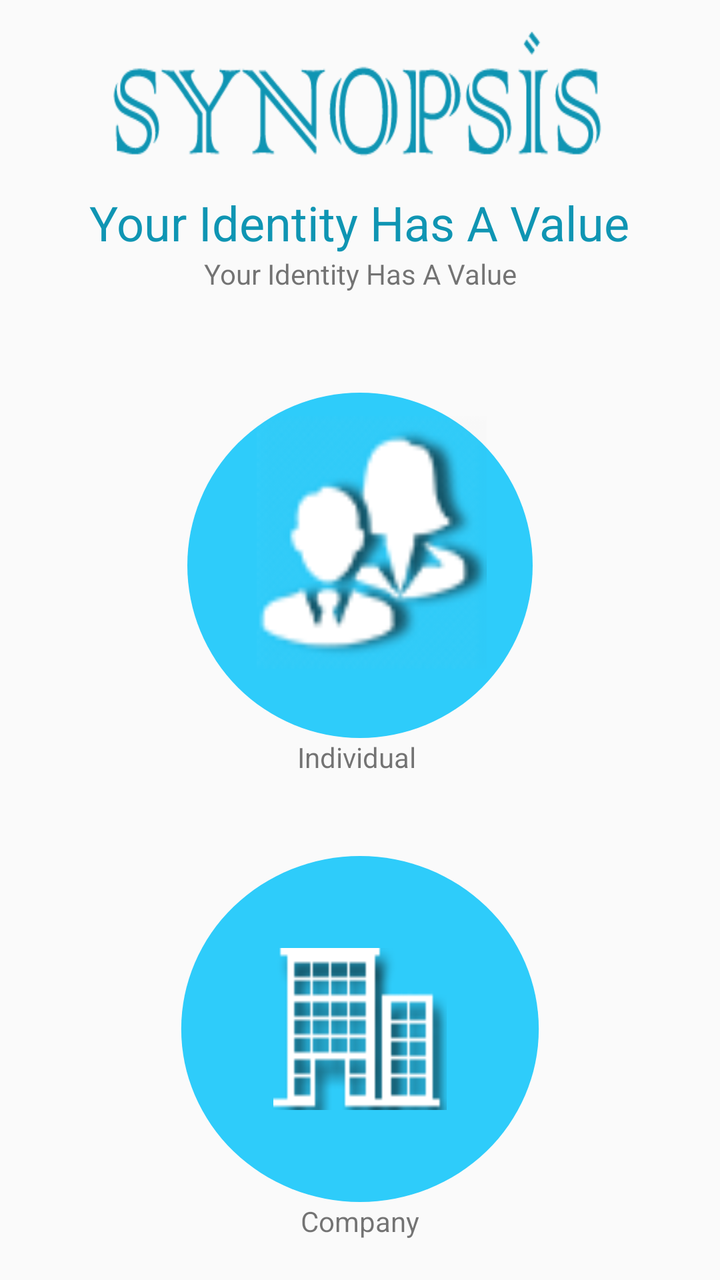
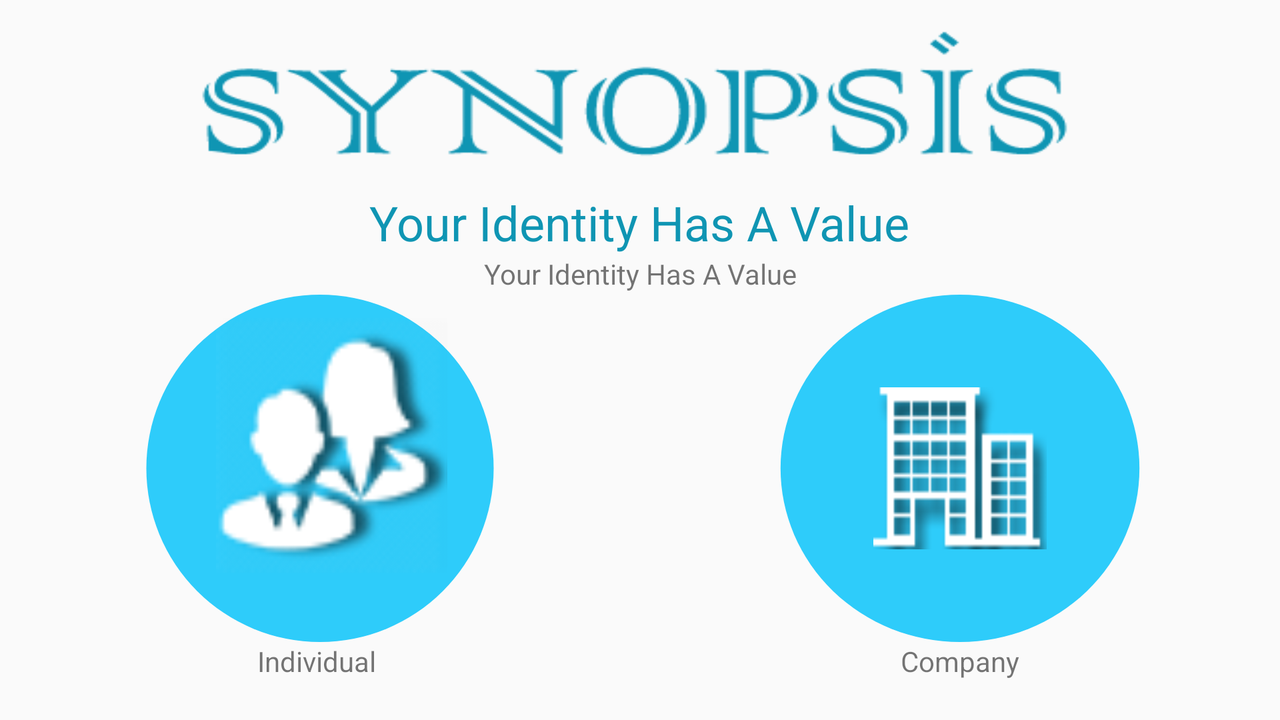

First picture: res/layout/ on a phone held upright. Second picture: the repository's own variant of that layout, on a device whose configuration matches the variant's folder. Source for both follows.
<!-- AndroidManifest.xml: application theme Theme.AppCompat.Light.NoActionBar -->
<!-- res/layout/start_page_6.xml -->
<?xml version="1.0" encoding="utf-8"?>
<LinearLayout xmlns:android="http://schemas.android.com/apk/res/android"
    android:orientation="vertical" android:layout_width="match_parent"
android:weightSum="2"
    android:layout_height="match_parent">
<include layout="@layout/logo_and_tagline"></include>

    <TextView
        android:layout_width="200dp"
        android:gravity="center"
        android:layout_gravity="center"

        android:text="Your Identity Has A Value"
        android:layout_height="wrap_content" />



    <RelativeLayout
        android:layout_width="match_parent"


        android:layout_marginTop="30dp"
        android:padding="20dp"
        android:layout_height="0dp"
        android:layout_weight="1">

    <ImageView
        android:layout_width="200dp"
        android:layout_height="200dp"
        android:id="@+id/individualIv"
        android:clickable="true"
        android:layout_above="@+id/indvidualTxt"
        android:onClick="individual_intentFn"
        android:layout_centerHorizontal="true"
        android:src="@drawable/startpage_individual_circle"
        android:layout_alignParentTop="true"

        android:layout_gravity="center_horizontal" />
        <TextView
            android:layout_width="match_parent"
            android:gravity="center"
            android:id="@+id/indvidualTxt"
            android:text="Individual "
            android:layout_alignParentBottom="true"

            android:layout_height="wrap_content" />
    </RelativeLayout>


    <RelativeLayout
        android:layout_width="match_parent"

        android:padding="20dp"
        android:layout_height="0dp"
        android:layout_weight="1">
        <ImageView
            android:layout_width="200dp"
            android:layout_height="200dp"
            android:id="@+id/employer_Iv"
            android:clickable="true"
            android:layout_above="@+id/company_txt"
            android:onClick="employer_intentFn"
            android:layout_centerHorizontal="true"
            android:src="@drawable/startpage_office_circle"
            android:layout_alignParentTop="true"
            android:layout_gravity="center_horizontal" />
        <TextView
            android:layout_width="match_parent"
            android:gravity="center"
            android:id="@+id/company_txt"
            android:text="Company"
            android:layout_alignParentBottom="true"
            android:layout_height="wrap_content" />
    </RelativeLayout>
</LinearLayout>
<!-- res/layout/logo_and_tagline.xml (included above) -->
<?xml version="1.0" encoding="utf-8"?>
<RelativeLayout xmlns:android="http://schemas.android.com/apk/res/android"
    android:orientation="vertical" android:layout_width="match_parent"
    android:layout_height="wrap_content">

    <FrameLayout
        android:layout_width="match_parent"
        android:layout_marginTop="5dp"
        android:layout_height="wrap_content"
        android:layout_marginLeft="10dp"
        android:layout_marginRight="10dp"

        android:paddingBottom="10dp"
        android:paddingLeft="40dp"
        android:paddingRight="40dp"
        android:layout_alignParentTop="true"

        android:id="@+id/frameLayout">

        <ImageView
            android:layout_width="wrap_content"
            android:layout_height="80dp"
            android:id="@+id/imageView"

            android:background="@drawable/synopsis_logo"
            android:layout_gravity="center" />
    </FrameLayout>
    <RelativeLayout
        android:layout_width="match_parent"
        android:id="@+id/tagline_layout"
        android:layout_below="@+id/frameLayout"
        android:layout_height="wrap_content">
        <TextView
            android:text="Your Identity Has A Value"
            android:textAlignment="center"
            android:textSize="24sp"
            android:textColor="@color/synopsis_blue"
            android:layout_width="wrap_content"
            android:layout_centerInParent="true"

            android:layout_height="wrap_content" />
    </RelativeLayout>

</RelativeLayout>
<!-- resources referenced by this layout -->
<resources>
  <item name="synopsis_blue" type="color">#0f95b3</item>
  <!-- drawable startpage_individual_circle: png bitmap (drawable, 97737 bytes) -->
  <!-- drawable startpage_office_circle: png bitmap (drawable, 97667 bytes) -->
  <!-- drawable synopsis_logo: png bitmap (drawable, 9559 bytes) -->
</resources>
<!-- res/layout-land/start_page_6.xml (the repository's variant of the layout above) -->
<!-- drawn on the phone turned sideways -->
<?xml version="1.0" encoding="utf-8"?>
<RelativeLayout xmlns:android="http://schemas.android.com/apk/res/android"
    android:layout_width="match_parent"
    android:layout_height="match_parent"
    android:orientation="vertical"
    android:weightSum="2">

    <include
        android:id="@+id/header_land_layout"
        layout="@layout/logo_and_tagline"></include>

    <TextView
        android:layout_width="200dp"
        android:layout_centerHorizontal="true"
        android:textAlignment="center"
        android:layout_below="@+id/header_land_layout"

        android:text="Your Identity Has A Value"
        android:layout_height="wrap_content" />

    <LinearLayout
        android:layout_width="match_parent"
        android:layout_below="@+id/header_land_layout"
        android:orientation="horizontal"
        android:weightSum="2"
        android:layout_height="match_parent">

        <RelativeLayout
            android:id="@+id/individual_relative_layout"

            android:layout_width="0dp"
            android:layout_height="match_parent"

            android:layout_weight="1"
            android:padding="20dp">

            <ImageView
                android:id="@+id/individualIv"
                android:layout_width="200dp"
                android:layout_height="200dp"
                android:layout_above="@+id/indvidualTxt"
                android:layout_alignParentTop="true"
                android:layout_centerHorizontal="true"
                android:layout_gravity="center_horizontal"
                android:clickable="true"
                android:onClick="individual_intentFn"

                android:src="@drawable/startpage_individual_circle" />

            <TextView
                android:id="@+id/indvidualTxt"
                android:layout_width="match_parent"
                android:layout_height="wrap_content"
                android:layout_alignParentBottom="true"
                android:gravity="center"

                android:text="Individual " />
        </RelativeLayout>


        <RelativeLayout
            android:layout_width="0dp"

            android:layout_height="match_parent"
            android:layout_weight="1"
            android:padding="20dp">

            <ImageView
                android:id="@+id/employer_Iv"
                android:layout_width="200dp"
                android:layout_height="200dp"
                android:layout_above="@+id/company_txt"
                android:layout_alignParentTop="true"
                android:layout_centerHorizontal="true"
                android:layout_gravity="center_horizontal"
                android:clickable="true"
                android:onClick="employer_intentFn"
                android:src="@drawable/startpage_office_circle" />

            <TextView
                android:id="@+id/company_txt"
                android:layout_width="match_parent"
                android:layout_height="wrap_content"
                android:layout_alignParentBottom="true"
                android:gravity="center"
                android:text="Company" />
        </RelativeLayout>
    </LinearLayout>
</RelativeLayout>
